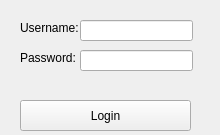
<?xml version="1.0" encoding="UTF-8"?>
<ui version="4.0">
 <class>LoginWindow</class>
 <widget class="QMainWindow" name="LoginWindow">
  <property name="geometry">
   <rect>
    <x>0</x>
    <y>0</y>
    <width>220</width>
    <height>135</height>
   </rect>
  </property>
  <property name="windowTitle">
   <string>Login</string>
  </property>
  <widget class="QWidget" name="centralwidget">
   <widget class="QLabel" name="label">
    <property name="geometry">
     <rect>
      <x>20</x>
      <y>20</y>
      <width>61</width>
      <height>16</height>
     </rect>
    </property>
    <property name="text">
     <string>Username:</string>
    </property>
   </widget>
   <widget class="QLineEdit" name="txtUsername">
    <property name="geometry">
     <rect>
      <x>80</x>
      <y>20</y>
      <width>113</width>
      <height>21</height>
     </rect>
    </property>
   </widget>
   <widget class="QLabel" name="label_2">
    <property name="geometry">
     <rect>
      <x>20</x>
      <y>50</y>
      <width>61</width>
      <height>16</height>
     </rect>
    </property>
    <property name="text">
     <string>Password:</string>
    </property>
   </widget>
   <widget class="QLineEdit" name="txtPassword">
    <property name="geometry">
     <rect>
      <x>80</x>
      <y>50</y>
      <width>113</width>
      <height>21</height>
     </rect>
    </property>
    <property name="echoMode">
     <enum>QLineEdit::EchoMode::Password</enum>
    </property>
   </widget>
   <widget class="QPushButton" name="btnLogin">
    <property name="geometry">
     <rect>
      <x>20</x>
      <y>100</y>
      <width>171</width>
      <height>31</height>
     </rect>
    </property>
    <property name="text">
     <string>Login</string>
    </property>
   </widget>
   <widget class="QLabel" name="lblMessage">
    <property name="geometry">
     <rect>
      <x>20</x>
      <y>80</y>
      <width>171</width>
      <height>20</height>
     </rect>
    </property>
    <property name="text">
     <string/>
    </property>
    <property name="alignment">
     <set>Qt::AlignmentFlag::AlignCenter</set>
    </property>
   </widget>
  </widget>
 </widget>
 <resources/>
 <connections/>
</ui>
